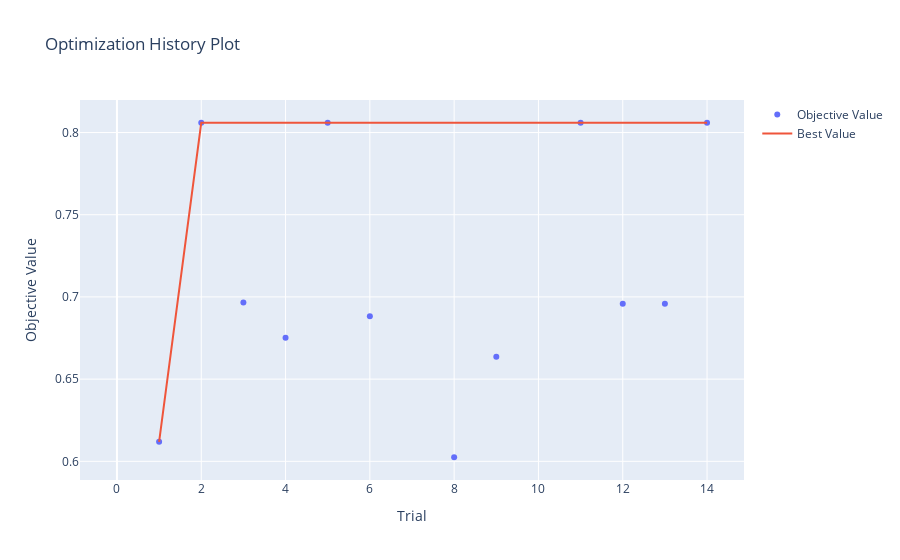

The notebook cell this image was saved under:
### Code cell
optuna.visualization.plot_optimization_history(study_dbscan)

### Figure 1 — Plotly figure (JSON) as saved in the notebook; plotly's stock layout.template omitted (floating-point values rounded to 4 significant figures)
{"data": [{"mode": "markers", "name": "Objective Value", "type": "scatter", "x": [0, 1, 2, 3, 4, 5, 6, 7, 8, 9, 10, 11, 12, 13, 14], "y": [null, 0.6119, 0.806, 0.6967, 0.6751, 0.806, 0.6883, null, 0.6025, 0.6636, null, 0.806, 0.6959, 0.6959, 0.806]}, {"mode": "lines", "name": "Best Value", "type": "scatter", "x": [0, 1, 2, 3, 4, 5, 6, 7, 8, 9, 10, 11, 12, 13, 14], "y": [null, 0.6119, 0.806, 0.806, 0.806, 0.806, 0.806, 0.806, 0.806, 0.806, 0.806, 0.806, 0.806, 0.806, 0.806]}, {"marker": {"color": "#cccccc"}, "mode": "markers", "name": "Infeasible Trial", "showlegend": false, "type": "scatter", "x": [], "y": []}], "layout": {"title": {"text": "Optimization History Plot"}, "xaxis": {"title": {"text": "Trial"}}, "yaxis": {"title": {"text": "Objective Value"}}}}
